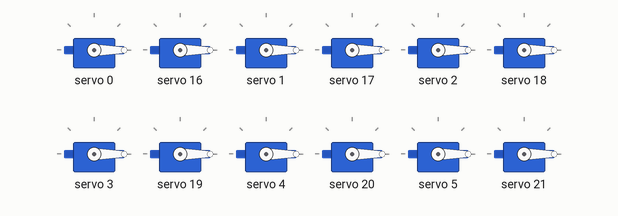
Bench run of a sketch on a simulated Arduino Uno, built with avr-gcc and run on an emulated ATmega328P. Shown: 12 × servo. What the sketch prints to the serial monitor is not drawn.

Above: at 0.05 s.
At 2.55 s:
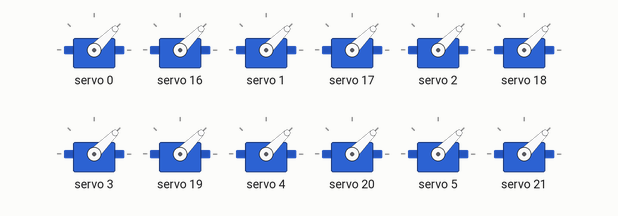
At 5.15 s:
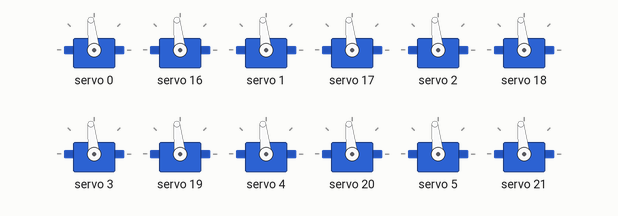
At 10.35 s:
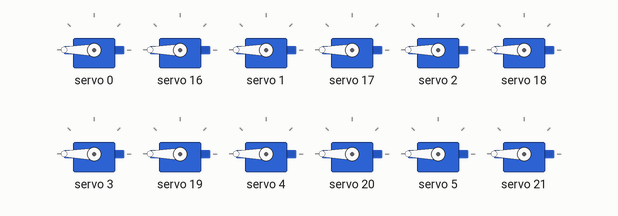
At 15.55 s:
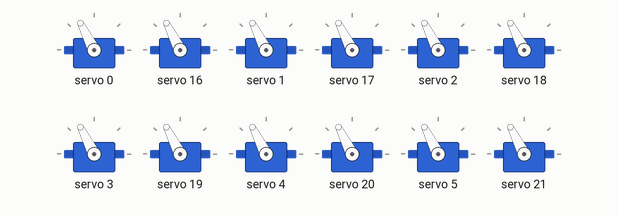
At 20.75 s:
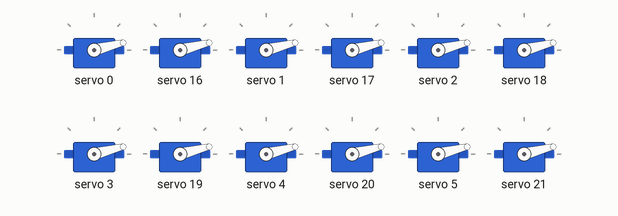
Timing chart, 0 to 28.2 s (numbered marks = the images above):
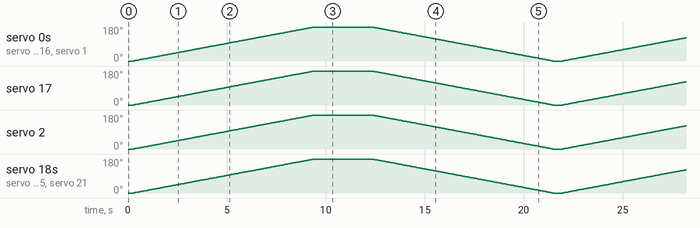

The sketch:

ControlServoFrom_0_180_0.ino
```cpp
/*******************************************************
   Baize_ServoDriver_esp32
   功能：测试舵机
   引脚：SDA:21   SCL:22
   对于ARDUINO UNO，SCL:A5，SDA:A4
   Designer: Allen
   E-mail:953598974@qq.com
   Date:2022-08-22
*******************************************************/

#include <Wire.h>
#include <Adafruit_PWMServoDriver.h>

Adafruit_PWMServoDriver pwm = Adafruit_PWMServoDriver();
Adafruit_PWMServoDriver pwm1 = Adafruit_PWMServoDriver(0x41);

//#define SERVOMIN  102               //0.5/20 * 4096 = 102
//#define SERVOMID  307               //1.5/20 * 4096 = 307
//#define SERVOMAX  512               //2.5/20 * 4096 = 512
//实际测试
#define SERVOMIN  102
#define SERVOMID  327
#define SERVOMAX  552

void setup() {
  Serial.begin(115200);
  Serial.println("16 channel Servo test!");

  pwm.begin();
  pwm1.begin();
  pwm.setPWMFreq(50);  // Analog servos run at ~50 Hz updates
  pwm1.setPWMFreq(50);  // Analog servos run at ~50 Hz updates
}

void loop() {
   for (uint16_t pulselen = SERVOMIN; pulselen < SERVOMAX; pulselen++) {
        for(int i=0;i<16;i++)
        {
          pwm.setPWM(i, 0, pulselen);
          pwm1.setPWM(i, 0, pulselen);
        }
        delayMicroseconds(200);
   }
   for (uint16_t pulselen = SERVOMAX; pulselen > SERVOMIN; pulselen--) {
        for(int i=0;i<16;i++)
        {
          pwm.setPWM(i, 0, pulselen);
          pwm1.setPWM(i, 0, pulselen);
        }
        delayMicroseconds(200);
   }
}
```
